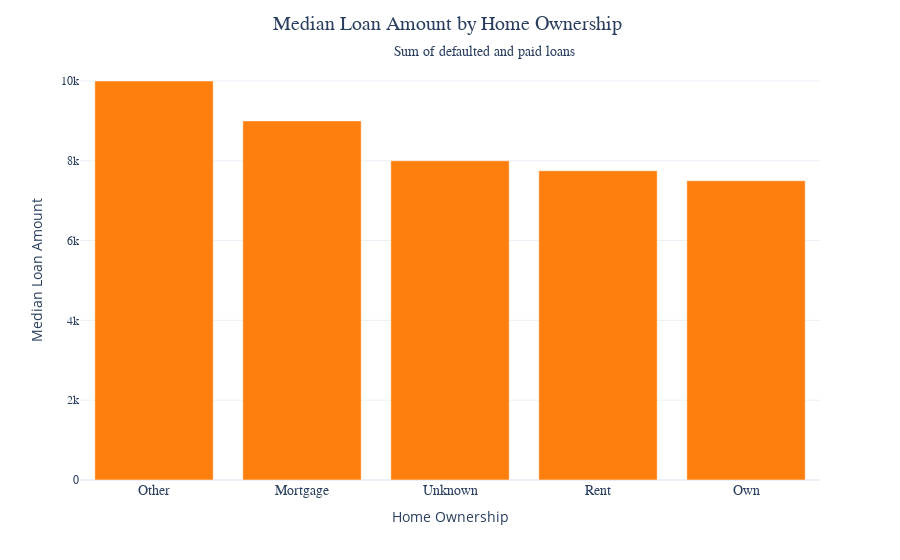

Notebook source saved alongside this figure:
### Code cell
aux = aux.sort_values('loan_amnt', ascending=False)

bar_plot(
  data=aux, 
  x='person_home_ownership', 
  y='loan_amnt', 
  x_title='Home Ownership',
  y_title='Median Loan Amount',
  color='#ff7f0e',
  title='''Median Loan Amount by Home Ownership <br> 
  <span style=\'font-size: 14px\'> 
              Sum of defaulted and paid loans 
  </span>'''
)

### Figure 1 — Plotly figure (JSON) as saved in the notebook; plotly's stock layout.template omitted (floating-point values rounded to 4 significant figures)
{"data": [{"alignmentgroup": "True", "hovertemplate": "Home Ownership=%{x}<br>Loan Amount=%{y}<extra></extra>", "legendgroup": "", "marker": {"color": "#ff7f0e", "pattern": {"shape": ""}}, "name": "", "offsetgroup": "", "orientation": "v", "showlegend": false, "textposition": "auto", "type": "bar", "x": ["Other", "Mortgage", "Unknown", "Rent", "Own"], "xaxis": "x", "y": [10000, 9000, 8000, 7750, 7500], "yaxis": "y"}], "layout": {"barmode": "relative", "legend": {"tracegroupgap": 0}, "margin": {"t": 60}, "title": {"font": {"family": "Fira Code", "size": 20}, "text": "Median Loan Amount by Home Ownership <br> \n  <span style='font-size: 14px'> \n              Sum of defaulted and paid loans \n  </span>", "x": 0.5}, "xaxis": {"anchor": "y", "domain": [0, 1], "tickfont": {"family": "Fira Code", "size": 14}, "title": {"text": "Home Ownership"}}, "yaxis": {"anchor": "x", "domain": [0, 1], "tickfont": {"family": "Fira Code", "size": 12}, "title": {"text": "Median Loan Amount"}}}}
